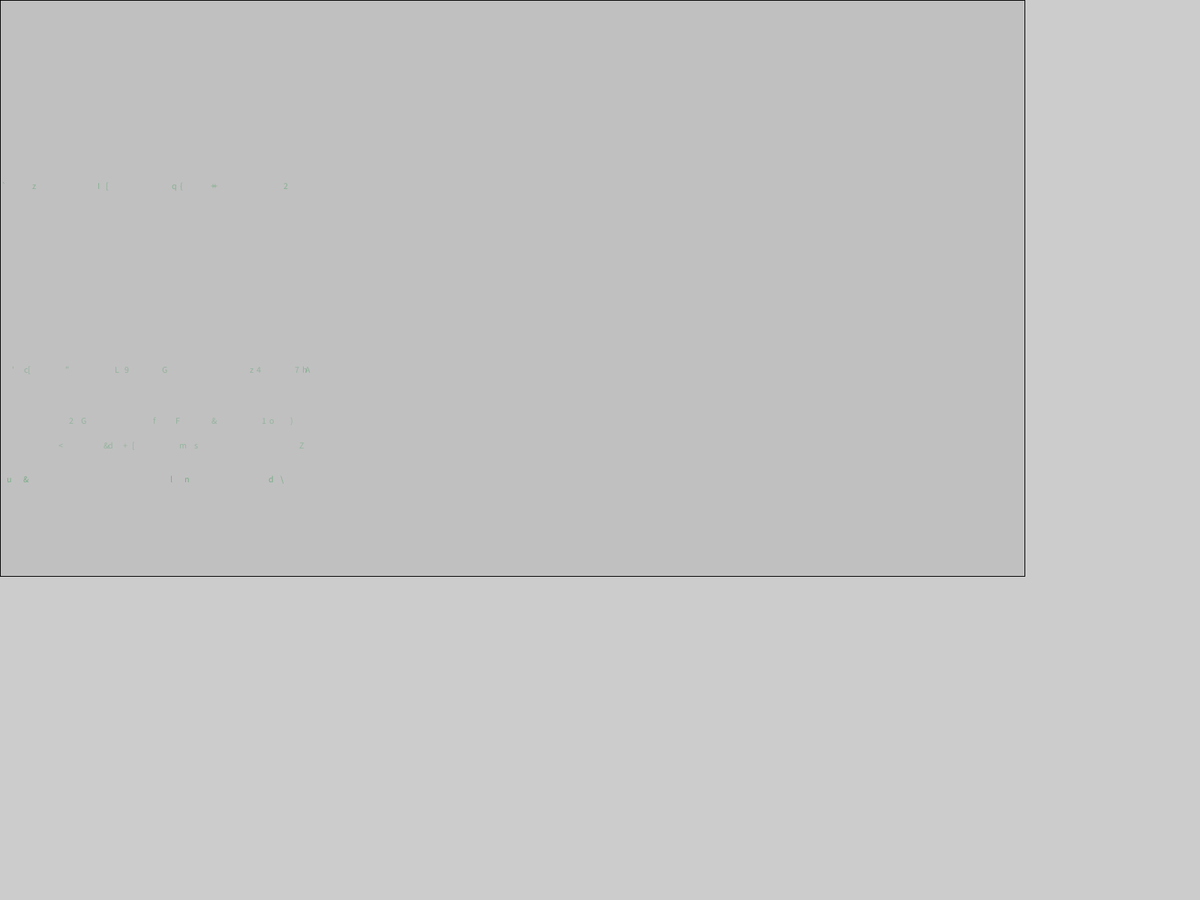
Frame 1 (no input)
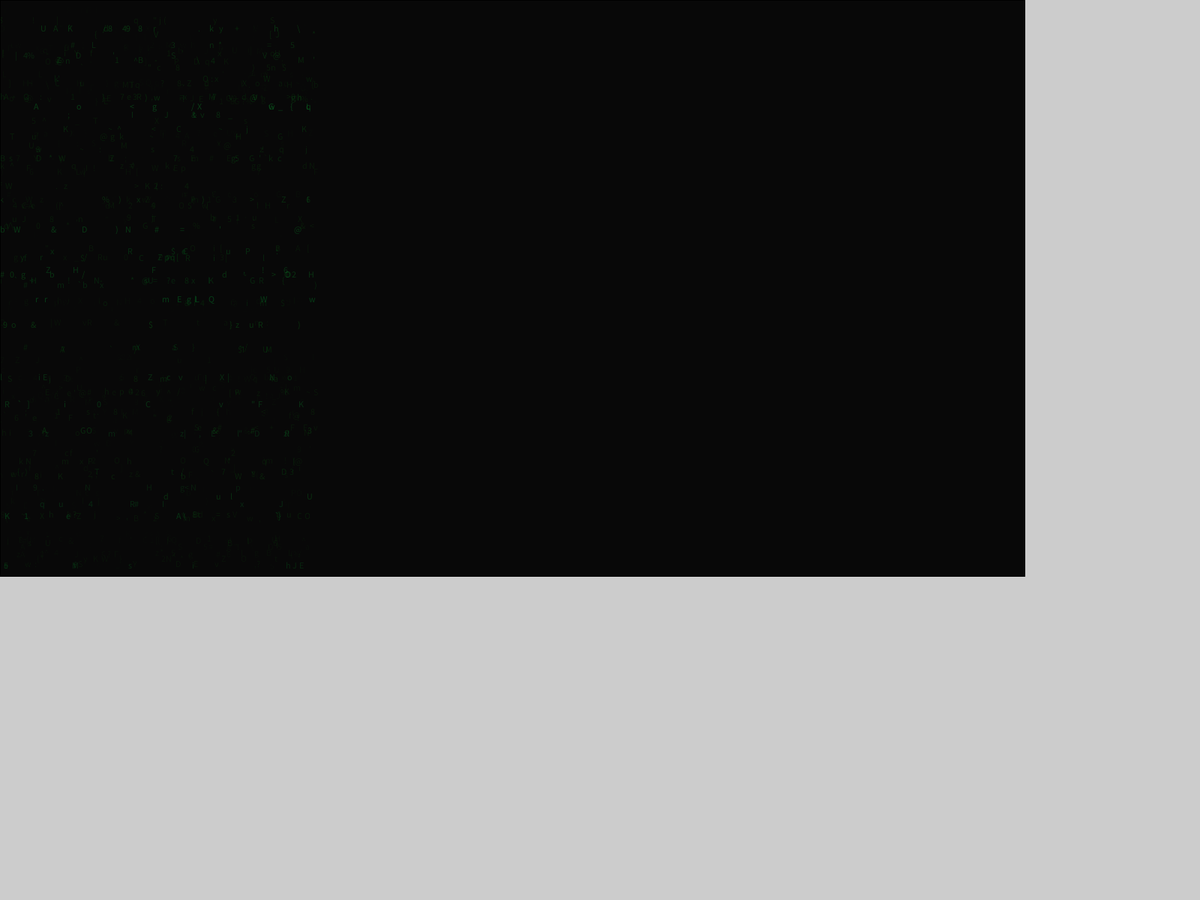
Frame 60 (the mouse pressed at the canvas centre just before this capture)
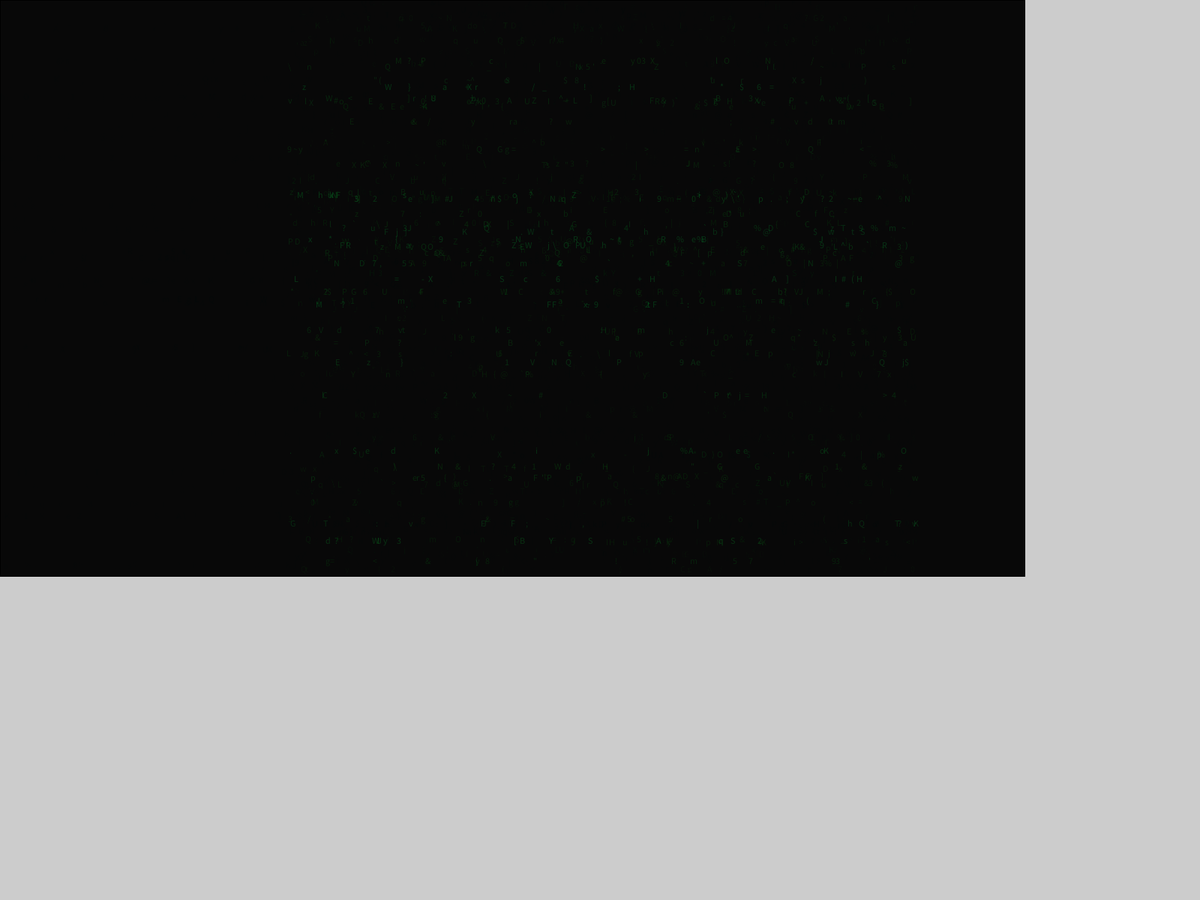
Frame 120 (the mouse held since frame 60 and released just before this capture)

The Processing sketch that drew these frames (run headless with seeded random() and noise(); from frame 60 on, the mouse is pressed at the canvas centre):

// Processing sketch: matrix_effects
// ── matrix_effects.pde
/* ***************************************************
 * Copyright (c) 2018 Tarsier-Marianz
 * Author: Marianz
 * Created: 2018-03-26
 * Sketch #1
 *****************************************************/
  
 
Matrix []_matrix = null;

int w_height = 768;
int w_width= 1366;
int _matrix_count =5;

void setup()
{
  fullScreen();
  smooth();
  _matrix = new Matrix[_matrix_count];
}

void draw()
{
  fill(0, 15);
  rect(0, 0, w_width, w_height);

  for (int m= 0; m <_matrix_count; m++) {
    _matrix[m] = new Matrix();
    _matrix[m].x = mouseX;
    _matrix[m].y = random(0, w_height);
    _matrix[m].o = random(50, 100);
    _matrix[m].r = random(1, 10);
    _matrix[m].g = random(131, 140);
    _matrix[m].b = random(37, 47);
    _matrix[m].create();
  }
}

class Matrix
{
  float x, y, r, g, b, o, text1;

  void create()
  {
    fill(r, g, b, o);
    for (int i = 0; i < 16; i++) {
      int x_pos = int(random(-420, 420));
      char c = (char) int(random(33, 127));
      text(c, x-x_pos, y);
    }
  }
}
